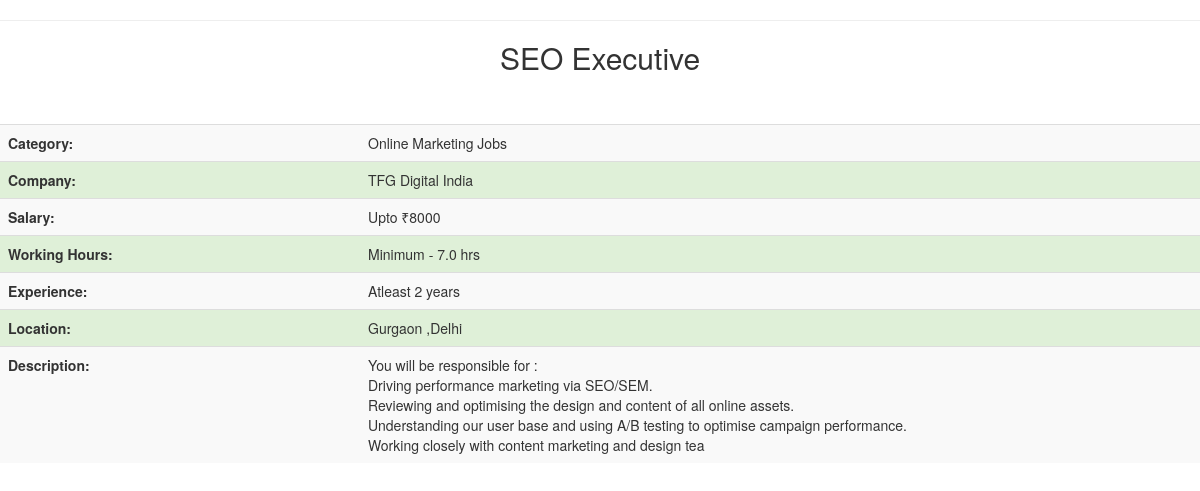
Screenshot of /job_details.php?id=11 with the database file from the repository.
### tables this page shows
CREATE TABLE `jobs` (
  `j_id` int(4) NOT NULL,
  `j_category` varchar(40) NOT NULL,
  `j_owner_name` varchar(30) NOT NULL,
  `j_title` varchar(30) NOT NULL,
  `j_date` datetime NOT NULL DEFAULT current_timestamp(),
  `j_hours` float(3,1) NOT NULL,
  `j_salary` int(10) NOT NULL,
  `j_experience` int(3) NOT NULL,
  `j_discription` varchar(300) NOT NULL,
  `j_city` varchar(20) NOT NULL,
  `j_state` varchar(30) NOT NULL,
  `j_active` int(1) NOT NULL DEFAULT 0,
  `j_company` varchar(100) NOT NULL
);

### job_details.php (the view, shortened to what this page needs)
<?php session_start();
	$link=mysqli_connect("localhost","root","","jobscope") or die("cant connect");
	$q = "select * from jobs where j_id =".$_GET['id'];
	$res = mysqli_query($link,$q) or die("Wrong Query");
	$row = mysqli_fetch_array($res);
?>
<!DOCTYPE html PUBLIC "-//W3C//DTD XHTML 1.0 Strict//EN" "http://www.w3.org/TR/xhtml1/DTD/xhtml1-strict.dtd">
<html xmlns="http://www.w3.org/1999/xhtml">
<head>
  <link rel="stylesheet" href="https://maxcdn.bootstrapcdn.com/bootstrap/3.4.1/css/bootstrap.min.css">
</head>
<body>
<div id="wrapper">
	<div id="page">
		<div id="page-bgtop">
			<hr />
			<div id="content">
				<div class="post">
					<h2 class="title"><center><?php echo $row['j_title']; ?></center></a></h2>
					<div class="entry">
						<table width="100%" border="0" class="table table-striped">
						<?php
						echo '<tr style="text-transform: Capitalize;">
								<td width="30%"><b>Category:</b><br><td>'.$row['j_category'].'</td></tr>
								<tr class="success"><td><b>Company:</b></td><td>'.$row['j_company'].'</td></tr>
								<tr><td><b>Salary:</b></td><td>Upto &#x20b9;'.$row['j_salary'].'</td></tr>
								<tr class="success"><td><b>Working Hours:</b></td><td>Minimum - '.$row['j_hours'].' hrs</td></tr>
								<tr><td><b>Experience:</b></td><td>Atleast '.$row['j_experience'].' years</td></tr>
								<tr class="success"><td><b>Location:</b></td><td>'.$row['j_city'].','.$row['j_state'].'</td></tr>
								<tr><td><b>Description:</b></td><td>'.$row['j_discription'].'</tr>
							';
						?>
						<br>
						<br>
						</table>
					</div>
				</div>
			</div>
			<div style="clear: both;">&nbsp;</div>
		</div>
	</div>
</div>
</body>
</html>

### rows the page displays
jobs: j_title "SEO Executive", j_category "Online Marketing Jobs", j_company "TFG Digital India", j_salary "8000", j_hours "7.0", j_experience "2", j_city "Gurgaon", j_state "Delhi", j_discription "You will be responsible for : Driving performance marketing via SEO/SEM. Reviewing and optimising the design and content of all online assets. Understanding our user base and using A/B testing to optimise campaign performance. Working closely with content marketing and design tea"
